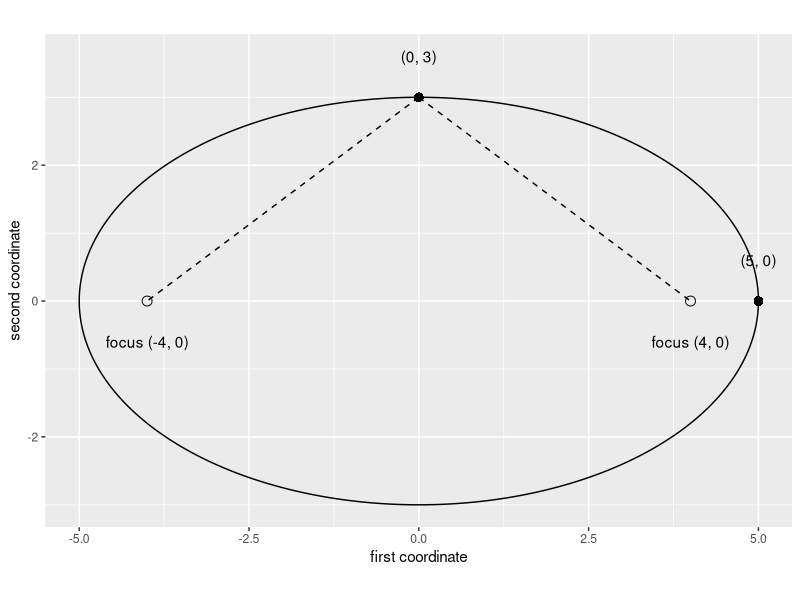

The R source for this figure:
## ---- chunk 1
#| label: ellipse-example-plot
#| code-fold: true
#| fig-alt: >-
#|   An ellipse centered at the origin, 10 units wide and 6 units tall,
#|   drawn on equal axes. Hollow dots mark the foci (-4, 0) and (4, 0) on
#|   the horizontal axis. Solid dots mark the points (0, 3) and (5, 0) on
#|   the ellipse, and two dashed segments, each of length 5, join (0, 3) to
#|   the two foci.
#| fig-height: 3.5
#| fig-width: 6
# With foci (-4, 0) and (4, 0) and s = 10, the ellipse reaches s / 2 = 5 along
# the axis through the foci and sqrt(5^2 - 4^2) = 3 across it.
angle <- seq(0, 2 * pi, length.out = 400)
ellipse <- tibble::tibble(
  x1 = 5 * cos(angle),
  x2 = 3 * sin(angle)
)
marks <- tibble::tribble(
  ~x1, ~x2, ~label, ~kind, ~nudge,
  -4, 0, "focus (-4, 0)", "focus", -0.6,
  4, 0, "focus (4, 0)", "focus", -0.6,
  0, 3, "(0, 3)", "on the ellipse", 0.6,
  5, 0, "(5, 0)", "on the ellipse", 0.6
)
to_foci <- tibble::tribble(
  ~x1, ~x2, ~x1_end, ~x2_end,
  0, 3, -4, 0,
  0, 3, 4, 0
)
shapes <- c(focus = 1, "on the ellipse" = 16)

ellipse |>
  ggplot2::ggplot() +
  ggplot2::aes(x = x1, y = x2) +
  ggplot2::geom_path() +
  ggplot2::geom_segment(
    data = to_foci,
    mapping = ggplot2::aes(xend = x1_end, yend = x2_end),
    linetype = "dashed"
  ) +
  ggplot2::geom_point(
    data = marks,
    mapping = ggplot2::aes(shape = kind),
    size = 3
  ) +
  ggplot2::geom_text(
    data = marks,
    mapping = ggplot2::aes(y = x2 + nudge, label = label)
  ) +
  ggplot2::scale_shape_manual(values = shapes, guide = "none") +
  ggplot2::coord_fixed() +
  ggplot2::labs(x = "first coordinate", y = "second coordinate")
